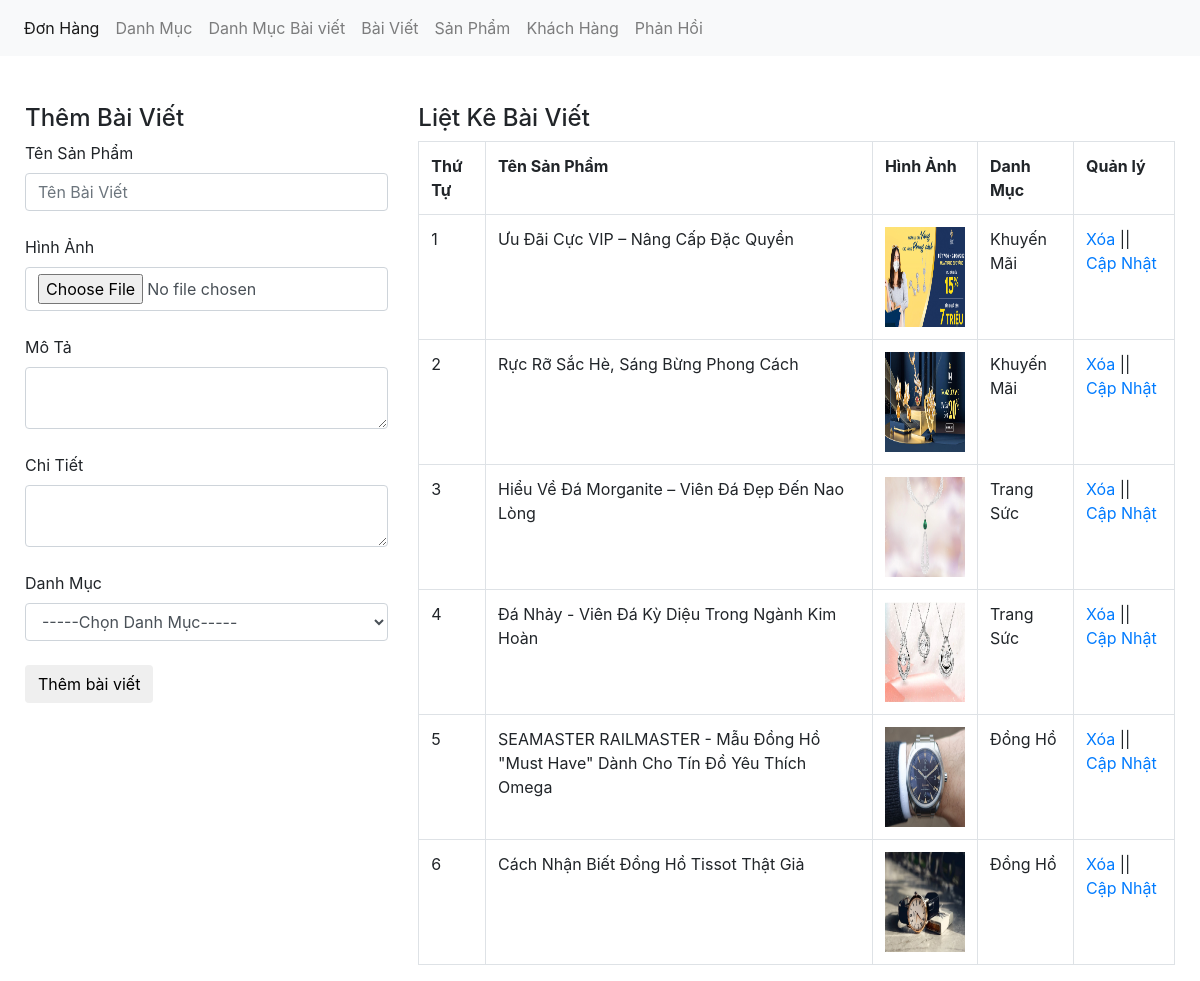
Page /admin/xulybaiviet.php on the committed database.
### tables this page shows
CREATE TABLE `tbl_baiviet` (
  `baiviet_id` int(11) NOT NULL,
  `tenbaiviet` varchar(100) NOT NULL,
  `tomtat` text NOT NULL,
  `noidung` text NOT NULL,
  `danhmuctin_id` int(11) NOT NULL,
  `baiviet_image` varchar(50) NOT NULL,
  `imagetin` varchar(50) DEFAULT NULL
);

CREATE TABLE `tbl_danhmuc_tin` (
  `danhmuctin_id` int(11) NOT NULL,
  `tendanhmuc` varchar(150) NOT NULL
);

### admin/xulybaiviet.php (the view, shortened to what this page needs)
<?php
	include('../db/connect.php');
?>
<!DOCTYPE html>
<html lang="en">
<head>
	<link href="../css/bootstrap.css" rel="stylesheet" type="text/css" media="all" />
</head>
<body>
	<nav class="navbar navbar-expand-lg navbar-light bg-light">
	  <div class="collapse navbar-collapse" id="navbarNav">
	    <ul class="navbar-nav">
	      <li class="nav-item active">
	        <a class="nav-link" href="xulydonhang.php">Đơn Hàng <span class="sr-only">(current)</span></a>
	      </li>
	      <li class="nav-item">
	        <a class="nav-link" href="xulydanhmuc.php">Danh Mục</a>
	      </li>
	       <li class="nav-item">
	        <a class="nav-link" href="xulydanhmucbaiviet.php">Danh Mục Bài viết</a>
	      </li>
	       <li class="nav-item">
	        <a class="nav-link" href="xulybaiviet.php">Bài Viết</a>
	      </li>
	      <li class="nav-item">
	        <a class="nav-link" href="xulysanpham.php">Sản Phẩm</a>
	      </li>
	       <li class="nav-item">
	        <a class="nav-link" href="xulykhachhang.php">Khách Hàng</a>
	      </li>
		  <li class="nav-item">
	         <a class="nav-link" href="xulylienhe.php">Phản Hồi</a>
	      </li>
	    </ul>
	  </div>
	</nav><br><br>
	<div class="container">
		<div class="row">
		<?php
			if(isset($_GET['quanly'])=='capnhat'){
				$id_capnhat = $_GET['capnhat_id'];
				$sql_capnhat = mysqli_query($con,"SELECT * FROM tbl_baiviet WHERE baiviet_id='$id_capnhat'");
				$row_capnhat = mysqli_fetch_array($sql_capnhat);
				$id_category_1 = $row_capnhat['danhmuctin_id'];
				?>
				<div class="col-md-4">
				<h4>Cập Nhật Bài Viết</h4>
				<form action="" method="POST" enctype="multipart/form-data">
					<label>Tên Bài Viết</label>
					<input type="text" class="form-control" name="tenbaiviet" value="<?php echo $row_capnhat['tenbaiviet'] ?>"><br>
					<input type="hidden" class="form-control" name="id_update" value="<?php echo $row_capnhat['baiviet_id'] ?>">
					<label>Hình Ảnh</label>
					<input type="file" class="form-control" name="hinhanh"><br>
					<img src="../uploads/<?php echo $row_capnhat['baiviet_image'] ?>" height="80" width="80"><br>
					<label>Mô Tả</label>
					<textarea class="form-control" rows="10" name="mota"><?php echo $row_capnhat['tomtat'] ?></textarea><br>
					<label>Chi Tiết</label>
					<textarea class="form-control" rows="10" name="chitiet"><?php echo $row_capnhat['noidung'] ?></textarea><br>
					<label>Danh Mục</label>
					<?php
					$sql_danhmuc = mysqli_query($con,"SELECT * FROM tbl_danhmuc_tin ORDER BY danhmuctin_id DESC");
					?>
					<select name="danhmuc" class="form-control">
						<option value="0">-----Chọn Danh Mục-----</option>
						<?php
						while($row_danhmuc = mysqli_fetch_array($sql_danhmuc)){
							if($id_category_1==$row_danhmuc['danhmuctin_id']){
						?>
						<option selected value="<?php echo $row_danhmuc['danhmuctin_id'] ?>"><?php echo $row_danhmuc['tendanhmuc'] ?></option>
						<?php
							}else{
						?>
						<option value="<?php echo $row_danhmuc['danhmuctin_id'] ?>"><?php echo $row_danhmuc['tendanhmuc'] ?></option>
						<?php
							}
						}
						?>
					</select><br>
					<input type="submit" name="capnhatbaiviet" value="Cập Nhật Bài Viết" class="btn btn-default">
				</form>
				</div>
			<?php
			}else{
				?>
				<div class="col-md-4">
				<h4>Thêm Bài Viết</h4>
				<form action="" method="POST" enctype="multipart/form-data">
					<label>Tên Sản Phẩm</label>
					<input type="text" class="form-control" name="tenbaiviet" placeholder="Tên Bài Viết"><br>
					<label>Hình Ảnh</label>
					<input type="file" class="form-control" name="hinhanh"><br>
					<label>Mô Tả</label>
					<textarea class="form-control" name="mota"></textarea><br>
					<label>Chi Tiết</label>
					<textarea class="form-control" name="chitiet"></textarea><br>
					<label>Danh Mục</label>
					<select name="danhmuc" class="form-control">
						<option value="0">-----Chọn Danh Mục-----</option>
					</select><br>
					<input type="submit" name="thembaiviet" value="Thêm bài viết" class="btn btn-default">
				</form>
				</div>
				<?php
			}
				?>
			<div class="col-md-8">
				<h4>Liệt Kê Bài Viết</h4>
				<?php
				$sql_select_bv = mysqli_query($con,"SELECT * FROM tbl_baiviet,tbl_danhmuc_tin WHERE tbl_baiviet.danhmuctin_id=tbl_danhmuc_tin.danhmuctin_id ORDER BY tbl_baiviet.baiviet_id DESC");
				?>
				<table class="table table-bordered ">
					<tr>
						<th>Thứ Tự</th>
						<th>Tên Sản Phẩm</th>
						<th>Hình Ảnh</th>
						<th>Danh Mục</th>
						<th>Quản lý</th>
					</tr>
					<?php
					$i = 0;
					while($row_bv = mysqli_fetch_array($sql_select_bv)){
						$i++;
					?>
					<tr>
						<td><?php echo $i ?></td>
						<td><?php echo $row_bv['tenbaiviet'] ?></td>
						<td><img src="../uploads/<?php echo $row_bv['baiviet_image'] ?>" height="100" width="80"></td>
						<td><?php echo $row_bv['tendanhmuc'] ?></td>
						<td><a href="?xoa=<?php echo $row_bv['baiviet_id'] ?>">Xóa</a> || <a href="xulybaiviet.php?quanly=capnhat&capnhat_id=<?php echo $row_bv['baiviet_id'] ?>">Cập Nhật</a></td>
					</tr>
				<?php
					}
					?>
				</table>
			</div>
		</div>
	</div>
</body>
</html>

### rows in the picture
tbl_baiviet: tenbaiviet "Ưu Đãi Cực VIP – Nâng Cấp Đặc Quyền", baiviet_image (picture), danhmuctin.tendanhmuc "Khuyến Mãi"
tbl_baiviet: tenbaiviet "Rực Rỡ Sắc Hè, Sáng Bừng Phong Cách", baiviet_image (picture), danhmuctin.tendanhmuc "Khuyến Mãi"
tbl_baiviet: tenbaiviet "Hiểu Về Đá Morganite – Viên Đá Đẹp Đến Nao Lòng", baiviet_image (picture), danhmuctin.tendanhmuc "Trang Sức"
tbl_baiviet: tenbaiviet "Đá Nhảy - Viên Đá Kỳ Diệu Trong Ngành Kim Hoàn", baiviet_image (picture), danhmuctin.tendanhmuc "Trang Sức"
tbl_baiviet: tenbaiviet "SEAMASTER RAILMASTER - Mẫu Đồng Hồ \"Must Have\" Dành Cho Tín Đồ Yêu Thích Omega", baiviet_image (picture), danhmuctin.tendanhmuc "Đồng Hồ"
tbl_baiviet: tenbaiviet "Cách Nhận Biết Đồng Hồ Tissot Thật Giả", baiviet_image (picture), danhmuctin.tendanhmuc "Đồng Hồ"
